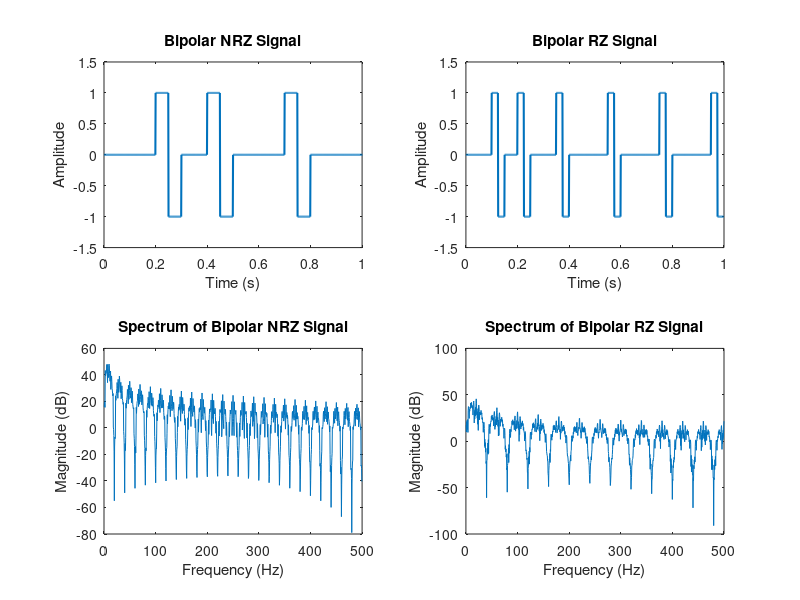
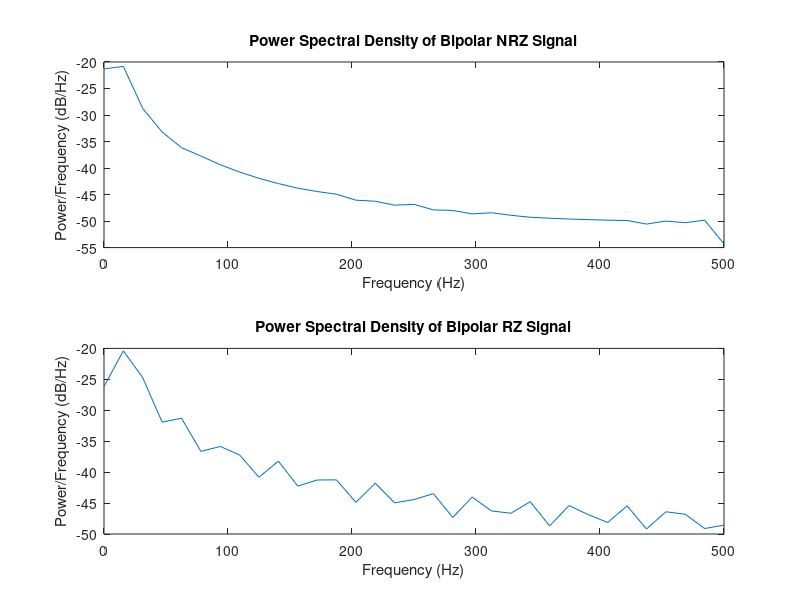

MATLAB code for these plots, in order: (Note: this script raises an error after producing the figures.)
% Parameters
Fs = 1000;                 % Sampling frequency in Hz
T = 1;                     % Duration in seconds
t = 0:1/Fs:T-1/Fs;         % Time vector
data = randi([0 1], 1, 20); % Random binary data sequence
n = length(data);          % Number of bits
bitDuration = T/n;         % Duration of one bit

% Bipolar NRZ Signal
bipolarNrzSignal = [];
for i = 1:n
    if data(i) == 1
        bipolarNrzSignal = [bipolarNrzSignal ones(1, Fs*bitDuration) -ones(1, Fs*bitDuration)];
    else
        bipolarNrzSignal = [bipolarNrzSignal zeros(1, Fs*bitDuration) zeros(1, Fs*bitDuration)];
    end
end
t_bipolar_nrz = 0:1/Fs:(length(bipolarNrzSignal)-1)/Fs;

% Bipolar RZ Signal
bipolarRzSignal = [];
for i = 1:n
    if data(i) == 1
        bipolarRzSignal = [bipolarRzSignal ones(1, Fs*bitDuration/2) -ones(1, Fs*bitDuration/2)];
    else
        bipolarRzSignal = [bipolarRzSignal zeros(1, Fs*bitDuration)];
    end
end
t_bipolar_rz = 0:1/Fs:(length(bipolarRzSignal)-1)/Fs;

% Compute and Plot the Spectrum
nfft = 2048; % FFT size
f = Fs*(0:(nfft/2))/nfft; % Frequency vector

% Spectrum of Bipolar NRZ
bipolarNrzSpectrum = abs(fft(bipolarNrzSignal, nfft));
bipolarNrzSpectrum = bipolarNrzSpectrum(1:nfft/2+1);

% Spectrum of Bipolar RZ
bipolarRzSpectrum = abs(fft(bipolarRzSignal, nfft));
bipolarRzSpectrum = bipolarRzSpectrum(1:nfft/2+1);

% Power Spectral Density using Welch's method
[psdNrz, f_psdNrz] = pwelch(bipolarNrzSignal, [], [], [], Fs);
[psdRz, f_psdRz] = pwelch(bipolarRzSignal, [], [], [], Fs);

% Plot Signals and Spectra
figure;

% Plot Bipolar NRZ Signal
subplot(2,2,1);
plot(t_bipolar_nrz, bipolarNrzSignal, 'LineWidth', 1.5);
title('Bipolar NRZ Signal');
xlabel('Time (s)');
ylabel('Amplitude');
axis([0 T -1.5 1.5]);

% Plot Bipolar RZ Signal
subplot(2,2,2);
plot(t_bipolar_rz, bipolarRzSignal, 'LineWidth', 1.5);
title('Bipolar RZ Signal');
xlabel('Time (s)');
ylabel('Amplitude');
axis([0 T -1.5 1.5]);

% Plot Spectrum of Bipolar NRZ
subplot(2,2,3);
plot(f, 20*log10(bipolarNrzSpectrum));
title('Spectrum of Bipolar NRZ Signal');
xlabel('Frequency (Hz)');
ylabel('Magnitude (dB)');

% Plot Spectrum of Bipolar RZ
subplot(2,2,4);
plot(f, 20*log10(bipolarRzSpectrum));
title('Spectrum of Bipolar RZ Signal');
xlabel('Frequency (Hz)');
ylabel('Magnitude (dB)');

% Create a new figure for Power Spectral Density
figure;

% Plot Power Spectral Density of Bipolar NRZ
subplot(2,1,1);
plot(f_psdNrz, 10*log10(psdNrz));
title('Power Spectral Density of Bipolar NRZ Signal');
xlabel('Frequency (Hz)');
ylabel('Power/Frequency (dB/Hz)');

% Plot Power Spectral Density of Bipolar RZ
subplot(2,1,2);
plot(f_psdRz, 10*log10(psdRz));
title('Power Spectral Density of Bipolar RZ Signal');
xlabel('Frequency (Hz)');
ylabel('Power/Frequency (dB/Hz)');

% Adjust plot settings
sgtitle('Bipolar NRZ and RZ Signals with Spectra and Power Spectral Density');
